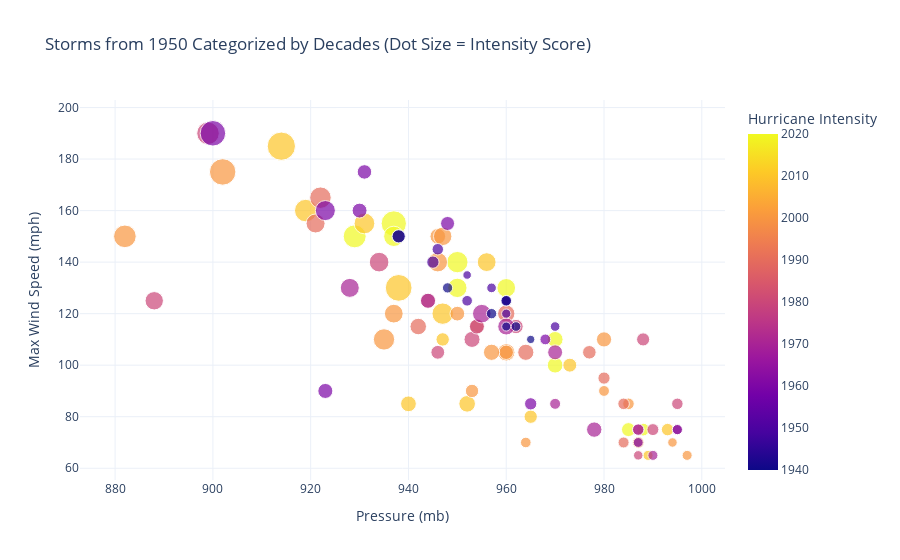

Notebook code cell kept with this figure:
### Code cell
# Ensure all intensity scores are non-negative
hurricane_data['Intensity_Score'] = hurricane_data['Intensity_Score'].clip(lower=0)

# Filter data from 1950 onwards
filtered_data_1950 = hurricane_data[hurricane_data['Decade'] >= 1940]

# Unique decades for coloring
unique_decades_1950 = sorted(filtered_data_1950['Decade'].unique())

# Prepare a red colormap with enough steps for the unique decades
reds_colormap = px.colors.sequential.Reds
num_colors = min(len(unique_decades_1950), len(reds_colormap))
colors_intensity = np.linspace(0, len(reds_colormap) - 1, num_colors).astype(int)
decade_color_map_intensity = {
    decade: reds_colormap[color] for decade, color in zip(unique_decades_1950, colors_intensity)
}

# Create an interactive scatter plot with dot size based on hurricane intensity
fig = px.scatter(
    filtered_data_1950,
    x='Pressure_mb',
    y='Max_Wind_Speed_mph',
    size='Intensity_Score',  # Dot size scaled by hurricane intensity
    color='Decade',
    color_discrete_map=decade_color_map_intensity,  # Use the custom red palette
    hover_name='Hurricane_Name',  # Show hurricane names on hover
    title="Storms from 1950 Categorized by Decades (Dot Size = Intensity Score)",
    labels={
        'Pressure_mb': 'Pressure (mb)',
        'Max_Wind_Speed_mph': 'Max Wind Speed (mph)',
        'Intensity_Score': 'Hurricane Intensity',
        'Decade': 'Decade'
    }
)

# Update layout for better visuals
fig.update_layout(
    legend_title_text='Decades',
    xaxis_title='Pressure (mb)',
    yaxis_title='Max Wind Speed (mph)',
    coloraxis_colorbar=dict(title='Hurricane Intensity'),
    template='plotly_white'
)

# Display the interactive plot
fig.show()

### Figure 1 — Plotly figure (JSON) as saved in the notebook; plotly's stock layout.template omitted (floating-point values rounded to 4 significant figures)
{"data": [{"hovertemplate": "<b>%{hovertext}</b><br><br>Pressure (mb)=%{x}<br>Max Wind Speed (mph)=%{y}<br>Hurricane Intensity=%{marker.size}<br>Decade=%{marker.color}<extra></extra>", "hovertext": ["Milton", "Helene", "Idalia", "Ian", "Nicole", "Ida", "Nicholas", "Laura", "Delta", "Zeta", "Barry", "Michael", "Florence", "Harvey", "Irma", "Matthew", "Joaquin", "Arthur", "Ingrid", "Isaac", "Sandy", "Irene", "Alex", "Ida", "Gustav", "Ike", "Humberto", "Ernesto", "Alberto", "Dennis", "Katrina", "Rita", "Wilma", "Charley", "Frances", "Ivan", "Jeanne", "Claudette", "Isabel", "Isidore", "Lili", "Alberto", "Bret", "Floyd", "Bonnie", "Georges", "Danny", "Bertha", "Fran", "Erin", "Opal", "Andrew", "Bonnie", "Hugo", "Jerry", "Florence", "Gilbert", "Emily", "Bonnie", "Andrew", "Elena", "Gloria", "Diana", "Alicia", "Allen", "Bonnie", "Babe", "Dorothy", "Belle", "Eloise", "Carmen", "Agnes", "Edith", "Ginger", "Celia", "Camille", "Blanche", "Brenda", "Gladys", "Beulah", "Chloe", "Carla", "Hilda", "Betsy", "Audrey", "Donna", "Gracie", "Hazel", "Ione", "Helene", "Connie", "Edna", "Carol", "King", "Easy", "Key West", "Boca Chica", "Fort Lauderdale", "New Orleans", "Jacksonville", "Galveston", "Houston"], "legendgroup": "", "marker": {"color": [2020, 2020, 2020, 2020, 2020, 2020, 2020, 2020, 2020, 2020, 2010, 2010, 2010, 2010, 2010, 2010, 2010, 2010, 2010, 2010, 2010, 2010, 2010, 2000, 2000, 2000, 2000, 2000, 2000, 2000, 2000, 2000, 2000, 2000, 2000, 2000, 2000, 2000, 2000, 2000, 2000, 2000, 1990, 1990, 1990, 1990, 1990, 1990, 1990, 1990, 1990, 1990, 1990, 1980, 1980, 1980, 1980, 1980, 1980, 1980, 1980, 1980, 1980, 1980, 1980, 1980, 1970, 1970, 1970, 1970, 1970, 1970, 1970, 1970, 1970, 1960, 1960, 1960, 1960, 1960, 1960, 1960, 1960, 1960, 1950, 1960, 1950, 1950, 1950, 1950, 1950, 1950, 1950, 1950, 1950, 1940, 1940, 1940, 1940, 1940, 1940, 1940], "coloraxis": "coloraxis", "size": [5.305, 4.062, 4.379, 7.444, 2.284, 6.136, 1.898, 4.803, 2.887, 2.948, 1.813, 5.919, 4.1, 8.316, 9.311, 5.322, 4.995, 2.261, 1.183, 2.073, 2.894, 3.214, 2.091, 1.56, 3.5, 5.294, 1.553, 1.056, 1.174, 2.854, 8.149, 4.098, 5.952, 3.96, 2.406, 4.44, 2.526, 1.378, 3.072, 1.307, 2.078, 2.694, 2.648, 4.207, 2.411, 3.05, 1.423, 2.149, 3.5, 1.555, 3.174, 5.369, 1.745, 4.497, 1.52, 1.054, 3.941, 2.004, 1.206, 1.667, 3.001, 2.22, 2.652, 2.391, 5.918, 1.538, 1.182, 1.52, 2.598, 4.021, 4.203, 2.761, 3.354, 1.402, 2.648, 7.6, 1.206, 1.135, 1.762, 4.68, 2.633, 2.444, 1.364, 2.289, 1.533, 2.581, 1.087, 1.919, 0.9115, 0.8508, 1, 1.067, 1.302, 1.778, 1.313, 0.9583, 0.7979, 1.234, 2.079, 1.254, 1.076, 1.302], "sizemode": "area", "sizeref": 0.02328, "symbol": "circle"}, "mode": "markers", "name": "", "orientation": "v", "showlegend": false, "type": "scatter", "x": [950, 960, 950, 937, 985, 929, 988, 937, 970, 970, 993, 919, 956, 938, 914, 947, 931, 973, 989, 965, 940, 952, 947, 987, 960, 935, 985, 994, 997, 946, 902, 937, 882, 947, 960, 946, 950, 980, 957, 964, 953, 980, 944, 921, 954, 964, 984, 977, 960, 984, 942, 922, 980, 934, 987, 987, 888, 988, 995, 990, 953, 946, 954, 962, 899, 995, 990, 987, 970, 955, 928, 978, 960, 970, 944, 900, 995, 987, 965, 923, 923, 931, 968, 948, 946, 930, 957, 938, 960, 952, 960, 970, 960, 945, 952, 960, 965, 948, 938, 957, 962, 960], "xaxis": "x", "y": [140, 130, 130, 155, 75, 150, 75, 150, 100, 110, 75, 160, 140, 130, 185, 120, 155, 100, 65, 80, 85, 85, 110, 70, 105, 110, 85, 70, 65, 150, 175, 120, 150, 150, 105, 140, 120, 90, 105, 70, 90, 110, 125, 155, 115, 105, 70, 105, 120, 85, 115, 165, 95, 140, 75, 65, 125, 110, 75, 75, 110, 105, 115, 115, 190, 85, 65, 75, 105, 120, 130, 75, 115, 85, 125, 190, 75, 70, 85, 160, 90, 175, 110, 155, 145, 160, 130, 150, 125, 135, 120, 115, 125, 140, 125, 115, 110, 130, 150, 120, 115, 125], "yaxis": "y"}], "layout": {"coloraxis": {"colorbar": {"title": {"text": "Hurricane Intensity"}}, "colorscale": [[0, "#0d0887"], [0.1111, "#46039f"], [0.2222, "#7201a8"], [0.3333, "#9c179e"], [0.4444, "#bd3786"], [0.5556, "#d8576b"], [0.6667, "#ed7953"], [0.7778, "#fb9f3a"], [0.8889, "#fdca26"], [1, "#f0f921"]]}, "legend": {"itemsizing": "constant", "title": {"text": "Decades"}, "tracegroupgap": 0}, "title": {"text": "Storms from 1950 Categorized by Decades (Dot Size = Intensity Score)"}, "xaxis": {"anchor": "y", "domain": [0, 1], "title": {"text": "Pressure (mb)"}}, "yaxis": {"anchor": "x", "domain": [0, 1], "title": {"text": "Max Wind Speed (mph)"}}}}
